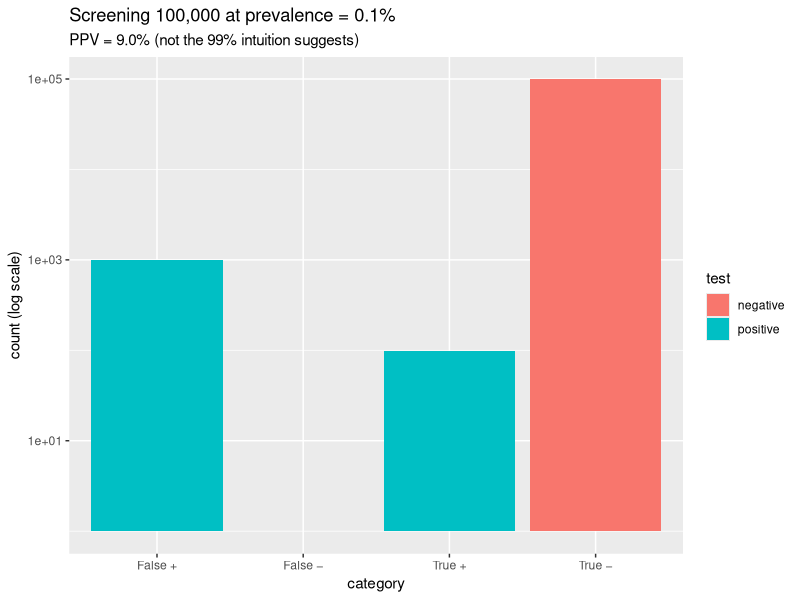
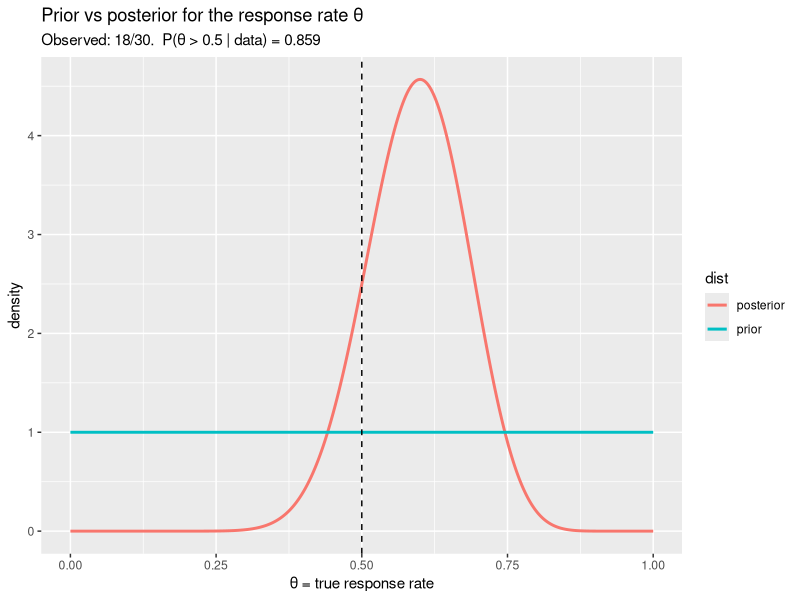
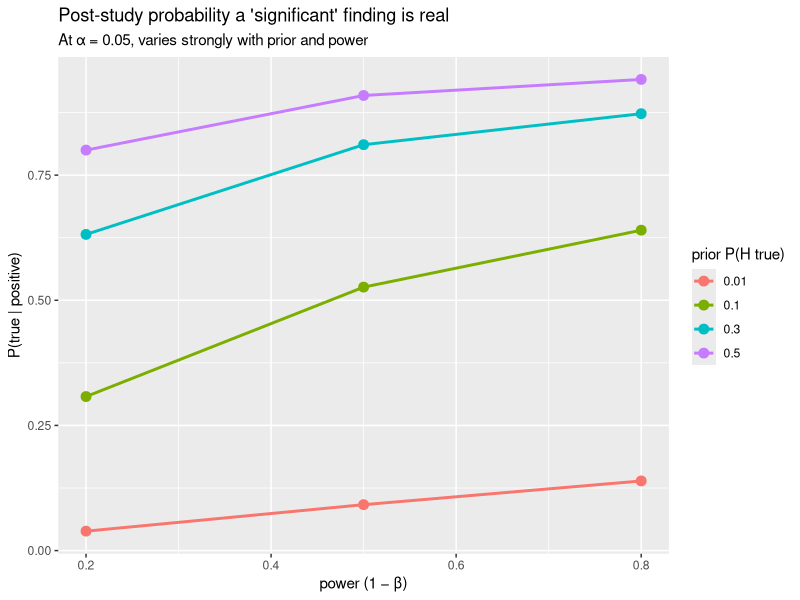

Write R code to recreate these figures, in order.
## ---- chunk 1
knitr::opts_chunk$set(echo = TRUE, message = FALSE, warning = FALSE,
                      fig.width = 7, fig.height = 4, dpi = 120)
library(tidyverse)
set.seed(42)
## ---- chunk 2
sensitivity <- 0.99        # P(test+ | disease)
specificity <- 0.99        # P(test− | no disease)
prevalence  <- 0.001       # 1 in 1000 has the disease
## ---- chunk 3
N          <- 100000       # think about 100,000 people
disease    <- N * prevalence                    # 100 sick
no_disease <- N - disease                       # 99,900 healthy

true_pos   <- disease    * sensitivity          # 99 sick test+
false_neg  <- disease    * (1 - sensitivity)    # 1 sick test−
false_pos  <- no_disease * (1 - specificity)    # 999 healthy test+
true_neg   <- no_disease * specificity          # 98,901 healthy test−

# PPV = P(disease | test+) = true positives / all positives
PPV <- true_pos / (true_pos + false_pos)
PPV
## ---- chunk 4
tibble(
  category = c("True +", "False +", "True −", "False −"),
  count    = c(true_pos, false_pos, true_neg, false_neg),
  test     = c("positive", "positive", "negative", "negative")
) |>
  ggplot(aes(category, count, fill = test)) +
  geom_col() +
  scale_y_log10() +
  labs(
    title = sprintf(
      "Screening 100,000 at prevalence = %.1f%%",
      100 * prevalence
    ),
    subtitle = sprintf(
      "PPV = %.1f%% (not the 99%% intuition suggests)",
      100 * PPV
    ),
    y = "count (log scale)"
  )
## ---- chunk 5
bayes_update <- function(prior, likelihood_H, likelihood_notH) {
  # P(H | D) = P(D|H) P(H) / [P(D|H) P(H) + P(D|¬H) P(¬H)]
  numerator   <- likelihood_H   * prior
  denominator <- numerator + likelihood_notH * (1 - prior)
  numerator / denominator
}

# Disease example
bayes_update(prior = 0.001, likelihood_H = 0.99, likelihood_notH = 0.01)
# Same answer as the natural-frequency tree above
## ---- chunk 6
# Start with base-rate prior 0.001; patient then takes two independent tests.
p_current <- 0.001

for (test_result in c("positive", "positive")) {
  L_H    <- ifelse(test_result == "positive", 0.99, 0.01)
  L_notH <- ifelse(test_result == "positive", 0.01, 0.99)
  p_current <- bayes_update(p_current, L_H, L_notH)
  cat("After a", test_result, "result, P(disease) =", signif(p_current, 3), "\n")
}
## ---- chunk 7
# Simple Beta-Binomial model
# Observed: 18 of 30 patients improved under the new drug
improved <- 18
n        <- 30

# Prior: Beta(1, 1) is uniform — "no prior opinion on efficacy"
prior_alpha <- 1
prior_beta  <- 1

# Posterior (conjugate update): Beta(α + x, β + n − x)
post_alpha <- prior_alpha + improved
post_beta  <- prior_beta  + (n - improved)

# P(response_rate > 0.5 | data) — probability the drug is more effective than a coin flip
prob_better_than_half <- 1 - pbeta(0.5, post_alpha, post_beta)
prob_better_than_half

# 95% credible interval (NOT a confidence interval — see interpretation below)
ci_credible <- qbeta(c(0.025, 0.975), post_alpha, post_beta)
ci_credible
## ---- chunk 8
theta <- seq(0, 1, 0.001)

tibble(
  theta     = theta,
  prior     = dbeta(theta, prior_alpha, prior_beta),
  posterior = dbeta(theta, post_alpha, post_beta)
) |>
  pivot_longer(c(prior, posterior), names_to = "dist", values_to = "density") |>
  ggplot(aes(theta, density, color = dist)) +
  geom_line(linewidth = 1) +
  geom_vline(xintercept = 0.5, linetype = "dashed") +
  labs(
    title = "Prior vs posterior for the response rate θ",
    subtitle = sprintf(
      "Observed: %d/%d.  P(θ > 0.5 | data) = %.3f",
      improved, n, prob_better_than_half
    ),
    x = "θ = true response rate",
    y = "density"
  )
## ---- chunk 9
# Suppose we test many hypotheses, only 10% of which are true
prior_true <- 0.10
alpha      <- 0.05      # Type I rate
power      <- 0.80      # 1 − β

# P(hypothesis true | positive result) by Bayes
prob_true_given_positive <- bayes_update(
  prior           = prior_true,
  likelihood_H    = power,    # true positives
  likelihood_notH = alpha     # false positives
)

prob_true_given_positive
## ---- chunk 10
grid <- expand_grid(
  prior = c(0.01, 0.10, 0.30, 0.50),
  power = c(0.20, 0.50, 0.80)
) |>
  mutate(
    ppv = pmap_dbl(
      list(prior, power),
      \(p, pw) bayes_update(p, pw, 0.05)
    )
  )

ggplot(grid, aes(power, ppv, color = factor(prior))) +
  geom_line(linewidth = 1) +
  geom_point(size = 3) +
  labs(
    title = "Post-study probability a 'significant' finding is real",
    subtitle = "At α = 0.05, varies strongly with prior and power",
    x = "power (1 − β)",
    y = "P(true | positive)",
    color = "prior P(H true)"
  )
